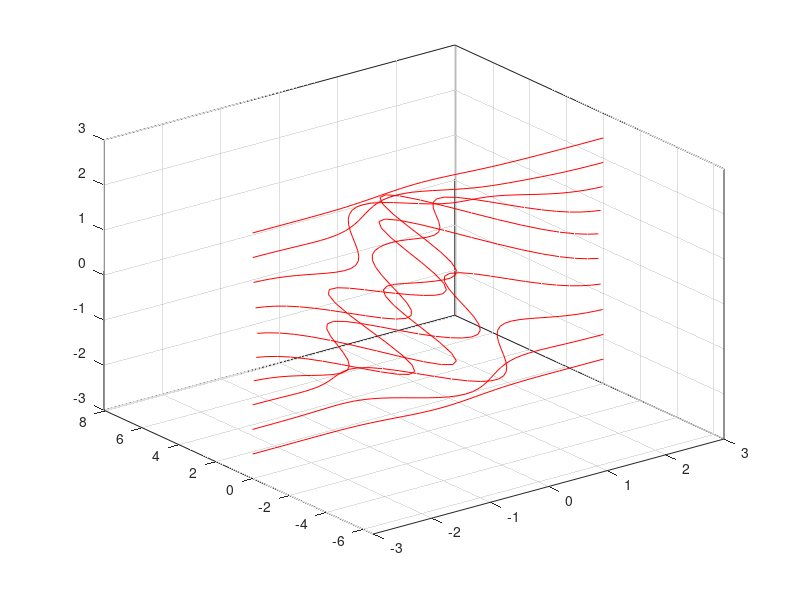

Recreate this plot in MATLAB.
function result = test_contour_009
result = false;
a = figure;
[Z,x,y] = peaks;
contour3(x,y,Z,'r-');
drawnow;
close(a);
result = true;
